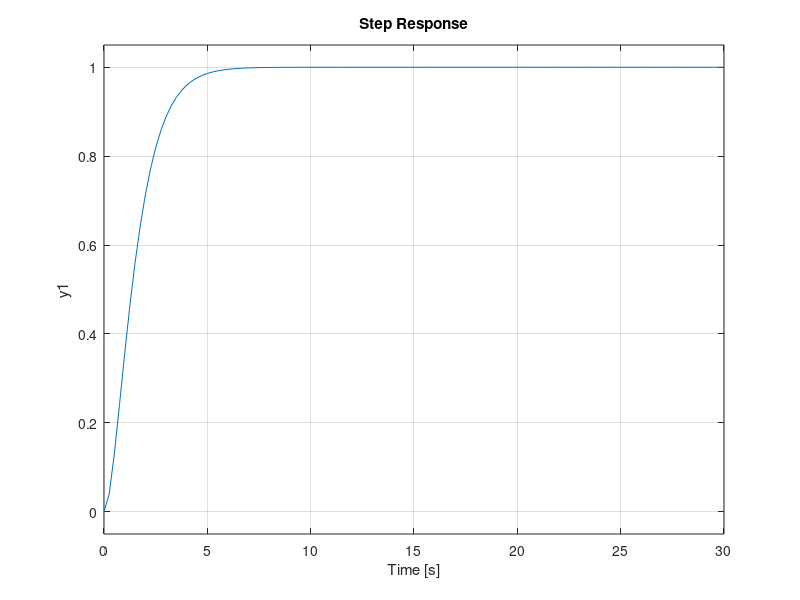

The MATLAB script that drew this image:
clear variables

Kf = 5; 
Tf = 5;
H = tf(Kf, [Tf 1 0]);
[numH, denH] = tfdata(H,'v');

% Good and bad 
Pg = H;
Pb = 1;

% Invert good part
Pg_inv = inv(Pg);

% Filter 
s = tf('s');
lambda = 0.8;
F = 1 / (lambda*s + 1)^2;

% Controller 
C = minreal((Pg_inv * F) / (1 - Pb * F));
[numC, denC] = tfdata(C, 'v');

step(feedback(H * C, 1))
